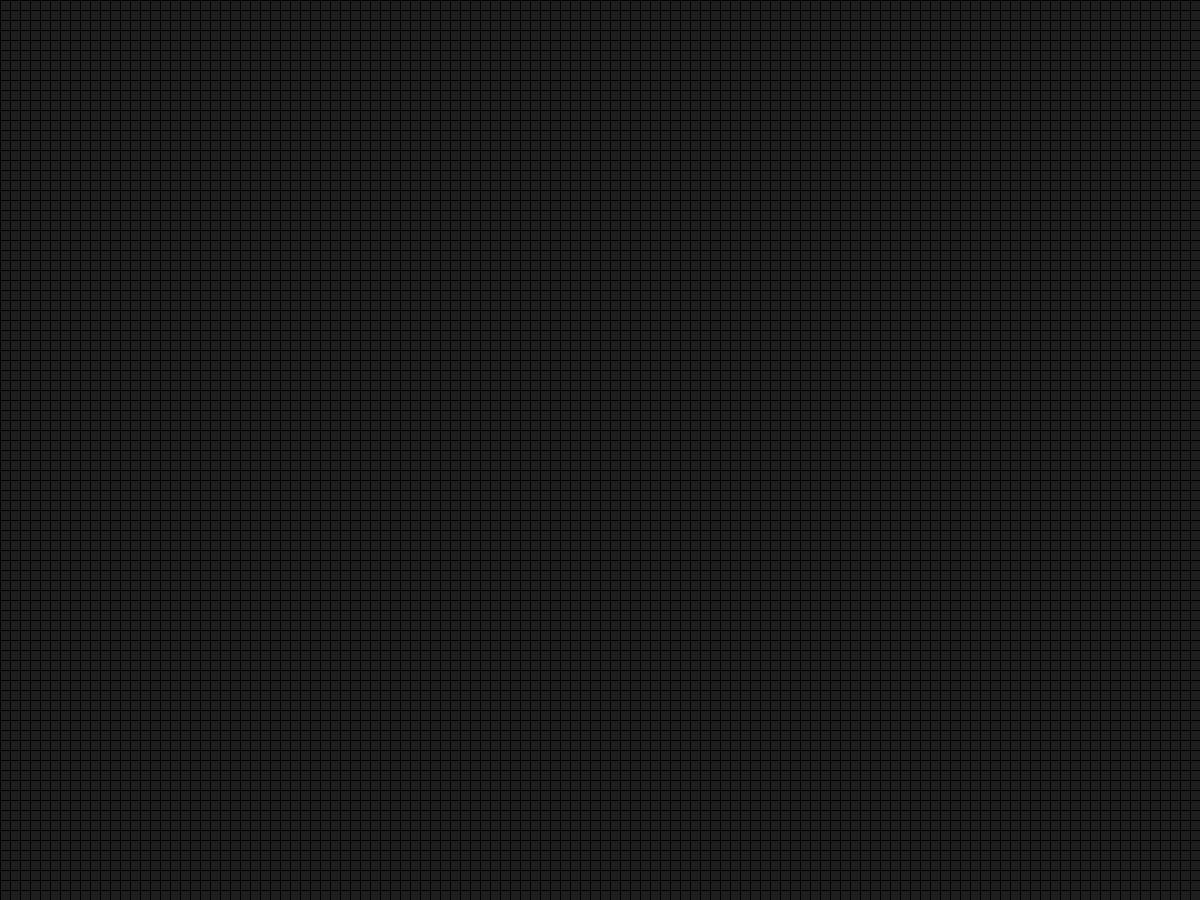
Frame 1 (no input)
Frame 60 (the mouse pressed at the canvas centre just before this capture): identical to frame 1, image omitted
Frame 120 (the mouse held since frame 60 and released just before this capture): identical to frame 1, image omitted

The Processing sketch that drew this single still picture (run headless with seeded random() and noise(); from frame 60 on, the mouse is pressed at the canvas centre):

// Processing sketch: Day_8_Grid_Cells
// ── Day_8_Grid_Cells.pde
int cellSize = 10;
int maxX = 0;
int maxY = 0;
Cell[][] cells; 

void setup()
{
  size(1200,900);
  maxX = width/cellSize;
  maxY = height/cellSize;
  cells = new Cell[maxX][maxY]; //forms rows and columns
  
  for(int y = 0; y < maxY; y = y + 1)
  {
  for(int x = 0; x < maxX; x = x + 1)
  {
    cells[x][y] = new Cell(x,y,cellSize);
  }
  }
 // cells[0][0] = new Cell(0,0,cellSize);
//cells[0][1] = new Cell(0,1,cellSize);
}

void draw()
{
   for(int y = 0; y < maxY; y = y + 1)
  {
  for(int x = 0; x < maxX; x = x + 1)
  {
  cells[x][y].display();
  }
}
}

// ── cell.pde
class Cell
{
  float d = 10; //width & height
  int px = 0;
  int py = 0;
  boolean isLive = false;
  
  Cell(int _px, int _py, float _d) //constructor
  {
    this.px = _px;
    this.py = _py;
    this.d = _d;
  }
  
  void display()
  {
    if(isLive)
    {
      fill(255);
    }
    
    else
    {
      fill(30);
    }
    rect(this.px * this.d,this.py * this.d,this.d,this.d);
  }
}
